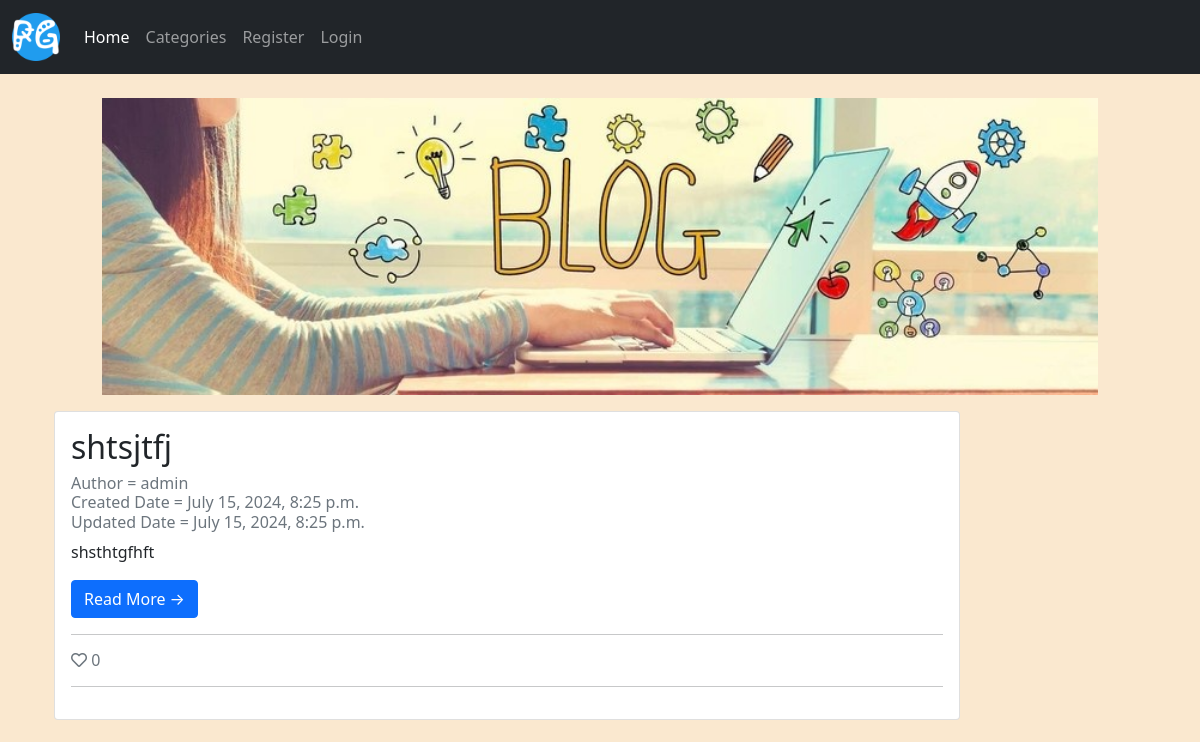
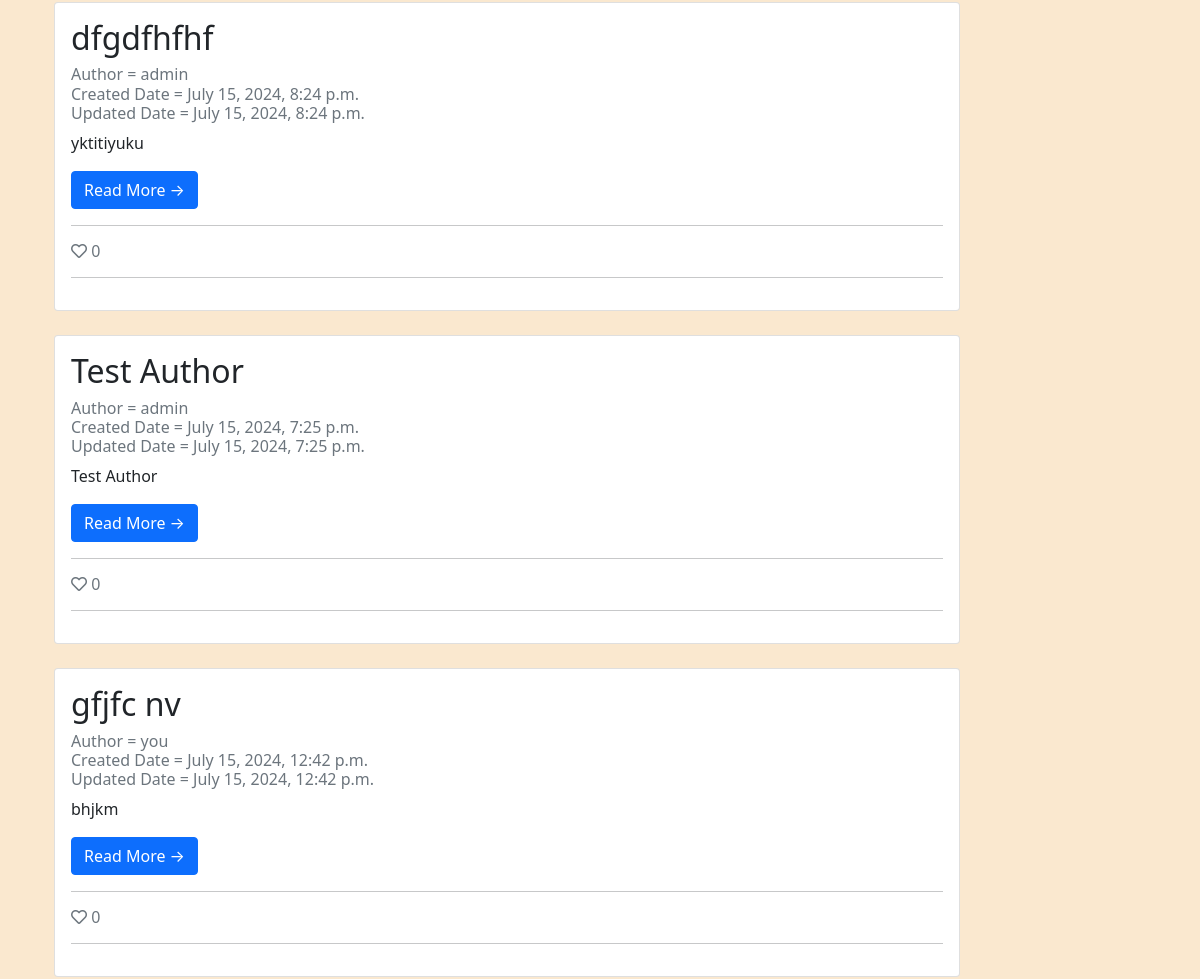
Before: / (upper part) with the older database file (2 pictures, top to bottom).
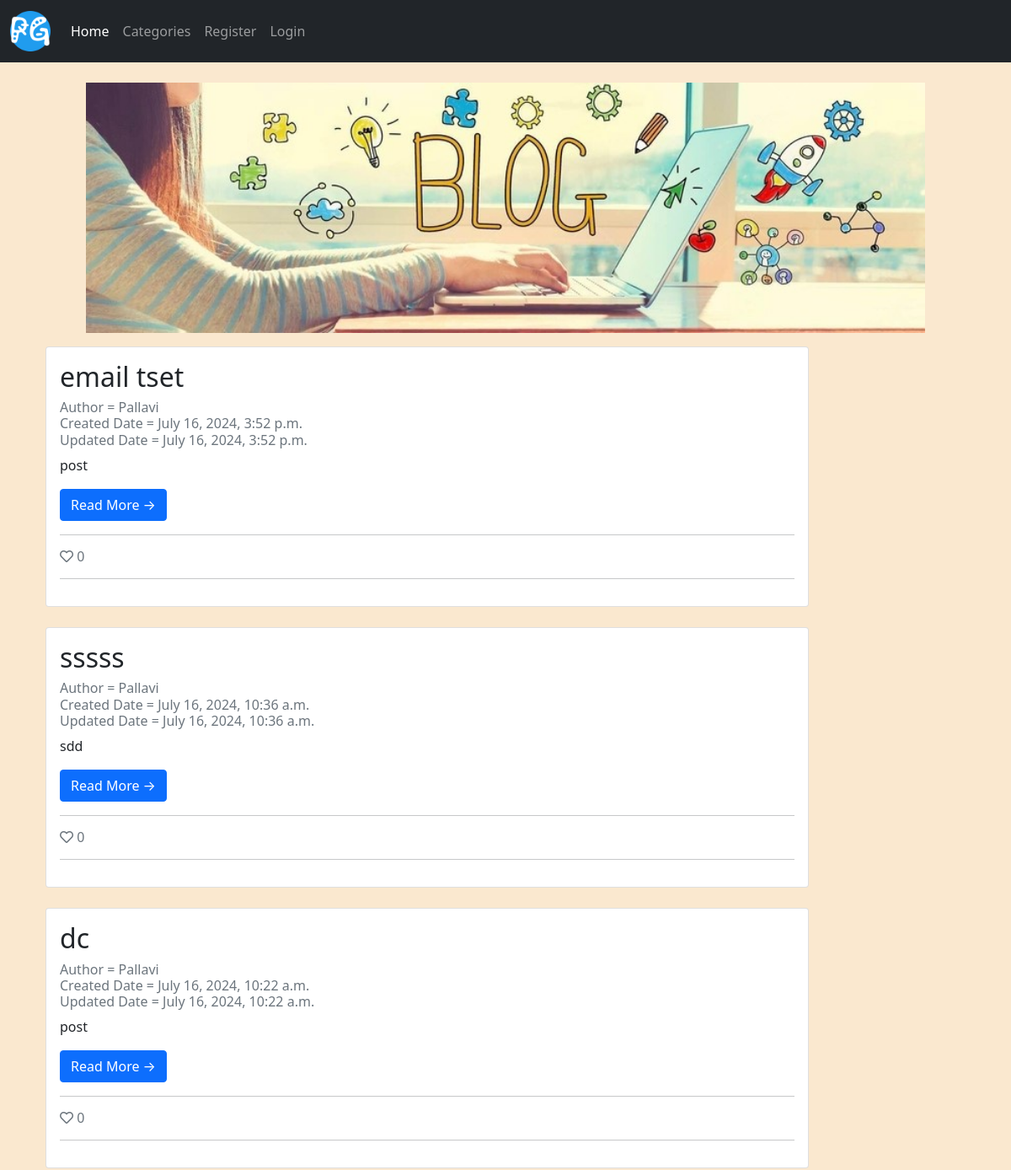
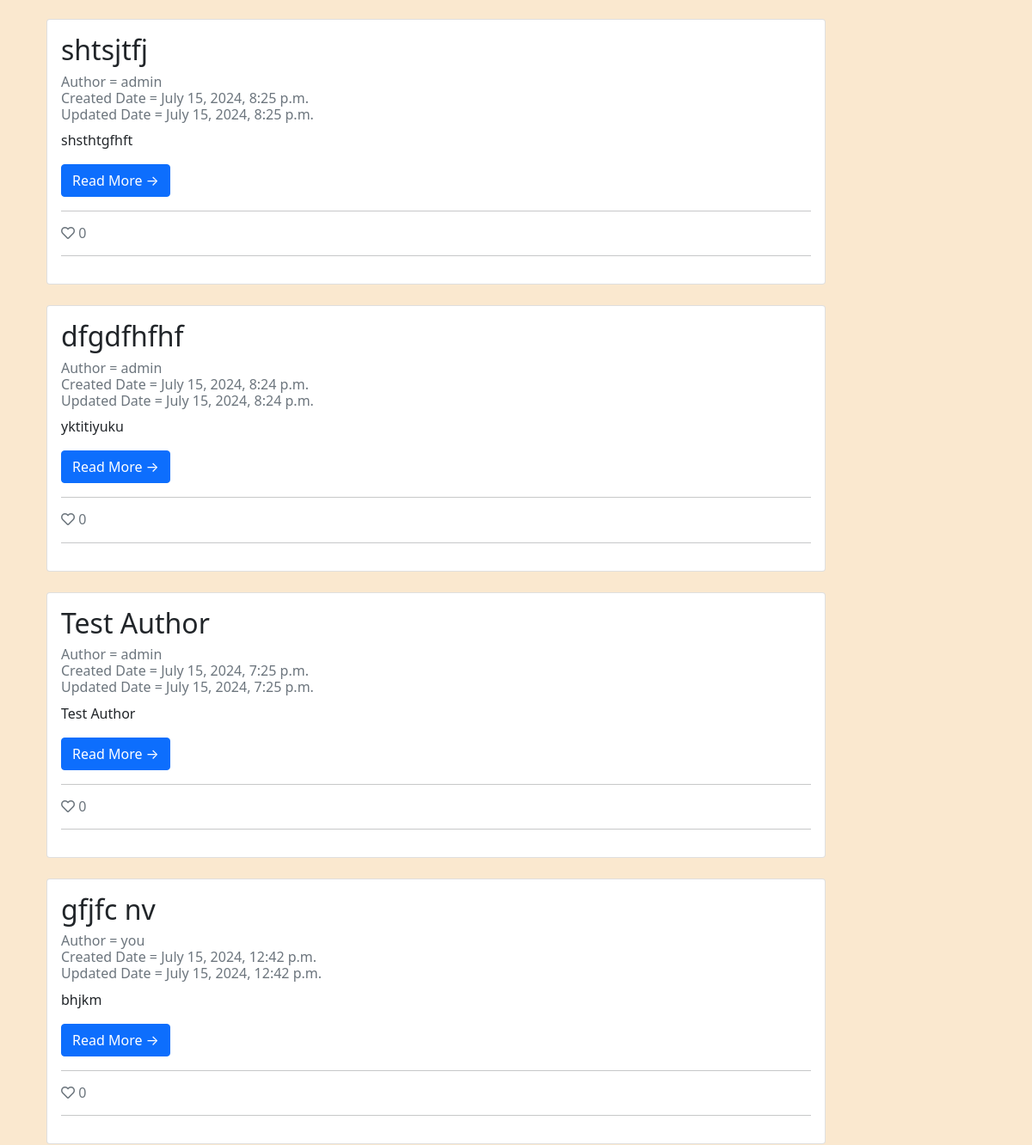
After: the same page with the newer database file (2 pictures, top to bottom).
### blogapp/models.py (models this page shows, shortened)
class Post(models.Model):
    title = models.CharField(max_length=255, unique= False)
    slug = models.SlugField(max_length=200)
    author = models.ForeignKey(get_user_model(), on_delete=models.CASCADE, related_name="blog_posts")
    date_posted = models.DateTimeField(auto_now_add=True)
    category = models.CharField(max_length=255, default='coding')
    content = models.TextField()
    likes = models.ManyToManyField(User,related_name = 'blogpost_like', blank= True)
    update_date = models.DateTimeField(default=timezone.now)
    snippet = models.CharField(max_length=255)
    blog_image = models.ImageField(null=True, blank=True, upload_to="images/" )
    class Meta:
        ordering = ['-date_posted']
    def total_likes(self):
        return self.likes.count()

### blogapp/views.py (the view)
# urls.py: path('', HomeView.as_view(), name = "home"),
class HomeView(ListView):
    model = Post
    cat= Category.objects.all()
    template_name = 'homepage.html'
    ordering = ['-date_posted']
    def get_context_data(self, *args, **kwargs):
        cat_menu = Category.objects.all()
        context = super(HomeView,self).get_context_data(*args, **kwargs)
        context["cat_menu"] = cat_menu
        return context

### templates/homepage.html (shortened to what this page needs)
{% extends "base.html" %}
{% block content %}
<div class="container-fluid">
    <div class="row">
        <div class="col-md-10 mt-3 left">
            {% for post in post_list %}
                <div class="card mb-4">
                    <div class="card-body">
                        <h2 class="card-title">{{ post.title }} </h2>
                        <p class="card-text text-muted h6">
                          Author = {{ post.author }} <br> Created Date = {{ post.date_posted}}
                        <br> Updated Date = {{ post.update_date }} </p>
                        <p class="card-text">{{post.snippet}}</p>
                        <a href="{% url 'post_detail' post.pk  %}" class="btn btn-primary"> Read More &rarr; </a>
                        <hr/>
                        <p class="card-text text-muted h6"><i class="far fa-heart"></i>
                        {{ post.total_likes }}
                        </p>
                        <hr/>
                    </div>
                </div>
            {% endfor %}
        </div>
    </div>
</div>
<br><br><br><br>
{% endblock %}

Changed rows visible on the page:
added Post: title "email tset", author "Pallavi", date_posted "July 16, 2024, 3:52 p.m.", update_date "July 16, 2024, 3:52 p.m.", snippet "post", total_likes "0"
added Post: title "sssss", author "Pallavi", date_posted "July 16, 2024, 10:36 a.m.", update_date "July 16, 2024, 10:36 a.m.", snippet "sdd", total_likes "0"
added Post: title "dc", author "Pallavi", date_posted "July 16, 2024, 10:22 a.m.", update_date "July 16, 2024, 10:22 a.m.", snippet "post", total_likes "0"
